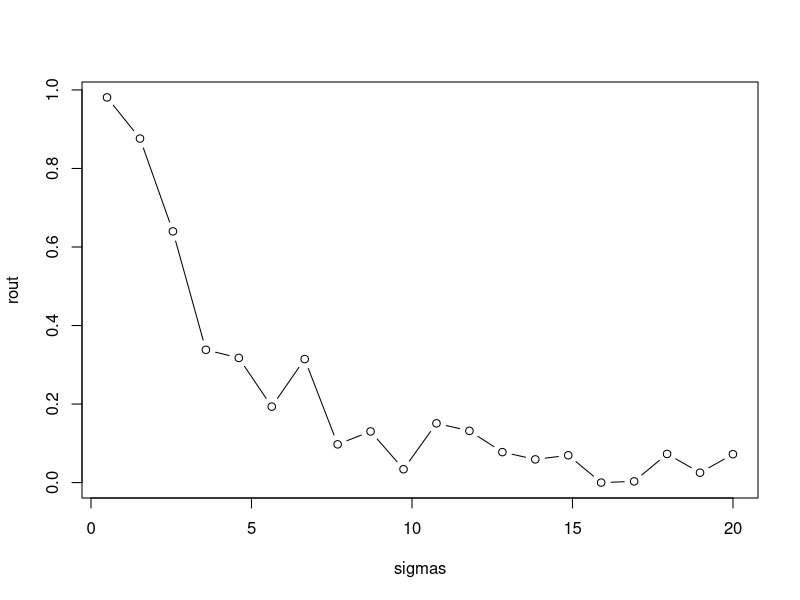

This figure's R source:
## ---- chunk 1
knitr::opts_chunk$set(echo = FALSE)
## ---- chunk 2
r2.0 <- function(sig){
  # our predictor
  x <- seq(1,10,length.out = 100)   
  # our response; a function of x plus some random noise
  y <- 2 + 1.2*x + rnorm(100,0,sd = sig) 
  # print the R-squared value
  summary(lm(y ~ x))$r.squared          
}

sigmas <- seq(0.5,20,length.out = 20)
 # apply our function to a series of sigma values
rout <- sapply(sigmas, r2.0)            
plot(rout ~ sigmas, type="b")

